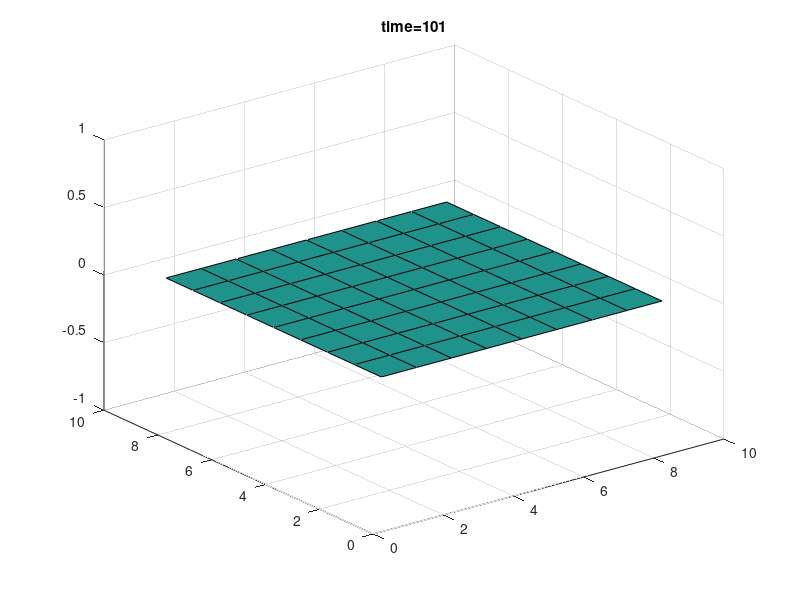

This chart was generated by the following MATLAB code:
function [ Theata ] = Solver2D_MKII()
% 2D Richards equation with constant boundary condition 
% theata based Richards equation
%
% First edition: Weix 11/04/2017 
%%
tic
% nNode=10;
% nTime=100;

% Spatial setup
lengthZ=40;
deltaZ=5;
nNodeZ=lengthZ/deltaZ+1;

lengthX=40;
deltaX=5;
nNodeX=lengthX/deltaZ+1;

% Mesh
[x,z] = meshgrid(0:deltaX:lengthX,0:deltaZ:lengthZ);
indexMatrix = reshape(uint32(1:nNodeZ*nNodeX), nNodeZ, nNodeX);

% Temporal setup
lengthTime=1;
deltaTime=0.01;
nTime=lengthTime/deltaTime+1;

% Iteration setup
nMaxIteration=1000;
miniIteError=0.01;



Theata=zeros(nNodeZ,nNodeX,nTime);
% H_temp=zeros(nNode,nMaxIteration);

%%% 
%initial state

%     Theata_init=zeros(nNodeZ,nNodeX);
%     Theata_init(:)=-61.5;
%     bcLeft=nNodeZ*ones(nNodeZ,1)*20.7;
%     bcRight=nNodeZ*ones(nNodeZ,1)*-61.5;
%     bcTop=nNodeX*ones(nNodeX,1)*20.7;
%     bcBottom=nNodeX*ones(nNodeX,1)*-61.5;
% 
%     % update initial field
%     Theata_init(1,:)=bcTop;
%     Theata_init(end,:)=bcBottom;
%     Theata_init(:,1)=bcLeft;
%     Theata_init(:,end)=bcRight;

theataS=0.48;
theata0=0.16;
mX=1;
mZ=1;

Theata_init=zeros(nNodeZ,nNodeX);

for j=1:nNodeX
    for k=1:nNodeZ
       xCoordi=deltaX*(j-1);
       zCoordi=deltaZ*(k-1);
       
       if (xCoordi/mX+zCoordi/mZ)<=1
           Theata_init(k,j)=  (theata0-theataS)*xCoordi/mX ...
                            + (theata0-theataS)*zCoordi/mZ ...
                            + theata0;
       else
           Theata_init(k,j)=theataS;
       end

    end
end


%% MAIN
TheataRecord(:,:,1)=Theata_init;
Theata=Theata_init;

for t=1:nTime
    
    TheataPreviousTime=Theata;
    
    K=K_Func(TheataPreviousTime);
    D=D_Func(TheataPreviousTime);

    index=0;

    for j=1:nNodeX
        for k=1:nNodeZ
            
            index=index+1; %next grid point 
            
%             %Coordinate to index
%             indexNextX=index+1;
%             indexLastX=index-1;
%             
%             indexNextZ=index+nNodeX+1;
%             indexLastZ=index-nNodeX-1;
            
            
            %--
            %check if top BC
            if k==1
                D_HalfLastZ=0;
                K_HalfLastZ=0;
                indexLastZ =0;
            else 
                D_HalfLastZ=(D(k,j)+D(k-1,j))/2; 
                K_HalfLastZ=(K(k,j)+K(k-1,j))/2;
                indexLastZ =index-1;
            end

            %check if bottom BC
            if k==nNodeZ
                D_HalfNextZ=0;
                K_HalfNextZ=0;
                indexNextZ =0;
            else 
                D_HalfNextZ=(D(k,j)+D(k+1,j))/2; 
                K_HalfNextZ=(K(k,j)+K(k+1,j))/2;
                indexNextZ =index+1;
            end

            %check if left BC
            if j==1
                D_HalfLastX=0;
                indexLastX =0;
            else 
                D_HalfLastX=(D(k,j)+D(k,j-1))/2; 
                indexLastX =index-nNodeZ;
            end

            %check if right BC
            if j==nNodeX
                D_HalfNextX=0;
                indexNextX=0;
            else 
                D_HalfNextX=(D(k,j)+D(k,j+1))/2; 
                indexNextX =index+nNodeZ;
            end       
            
            
%                 %--
%                 %check if top BC
%                 if indexLastZ<=0
%                     D_HalfLastZ=0;
%                     K_HalfLastZ=0;
%                 else 
%                     D_HalfLastZ=(D(k,j)+D(k-1,j))/2; 
%                     K_HalfLastZ=(K(k,j)+K(k-1,j))/2;
%                 end
% 
%                 %check if bottom BC
%                 if indexNextZ>=nNodeX*nNodeZ
%                     D_HalfNextZ=0;
%                     K_HalfNextZ=0;
%                 else 
%                     D_HalfNextZ=(D(k,j)+D(k+1,j))/2; 
%                     K_HalfNextZ=(K(k,j)+K(k+1,j))/2;
%                 end
% 
%                 %check if left BC
%                 if indexLastX<=0
%                     D_HalfLastX=0;
%                 else 
%                     D_HalfLastX=(D(k,j)+D(k-1,j))/2; 
%                 end
% 
%                 %check if right BC
%                 if indexNextX>=nNodeX*nNodeZ
%                     D_HalfNextX=0;
%                 else 
%                     D_HalfNextX=(D(k,j)+D(k+1,j))/2; 
%                 end                    

            %Assemble system 
            weightNextX=-deltaTime/deltaX^2*D_HalfNextX;
            weightLastX=-deltaTime/deltaX^2*D_HalfLastX;
            
            weightNestZ=-deltaTime/deltaZ^2*D_HalfNextZ;
            weightLastZ=-deltaTime/deltaZ^2*D_HalfLastZ;
            
            weightSelf = 1 - weightNextX ...
                           - weightLastX ...
                           - weightNestZ ...
                           - weightLastZ ;
            
                      
            b(index)=TheataPreviousTime(k,j)-deltaTime/deltaZ*(K_HalfNextZ-K_HalfLastZ);
            
            if indexNextX>0 A(index,indexNextX)=weightNextX; end
            if indexLastX>0 A(index,indexLastX)=weightLastX; end
            if indexNextZ>0 A(index,indexNextZ)=weightNestZ; end
            if indexLastZ>0 A(index,indexLastZ)=weightLastZ; end

        end

    end
    
    theata=A/b;
    Theata=reshape(theata,nNodeZ,nNodeX);
    
    TheataRecord(:,:,t)=Theata;
    
end
    
toc
    
figure
surf(Theata_init);

for t=1:nTime
    surf(TheataRecord(:,:,t))
    title(sprintf('time=%i',t))
    drawnow
    frame(t)=getframe;
    
end
    

end


function [k,j]=index2kj(index)
    


end



function K=K_Func(Theata)
b=1;
K_S=00944;
% Phi_S=1;
theataS=0.48;

K=K_S.*(Theata./theataS).^(2.*b+3);

end

function D=D_Func(Theata)
b=1;
K_S=00944;
Phi_S=1;
theata_S=0.48;

D=-(b.*K_S.*Phi_S./theata_S)*(Theata./theata_S).^(b+2);

end



function result=theata(h)
theataS=0.287;
theataR=0.075;
alpha=1.611e6;
beta=3.96;

result=alpha*(theataS-theataR)/(alpha+abs(h)^beta)+theataR;
end

function result=theataDif(h)
theata_s=0.287;
theata_r=0.075;
alpha=1.611e6;
beta=3.96;

result=-alpha*(theata_s-theata_r)*-1*(alpha+abs(h)^beta)^(-2)*abs(h)^(beta-1);

end

function result=k(h)
rho=1.175e6;
r=4.74;
k_s=0.00944;

result=k_s*rho/(rho+abs(h)^r);
end